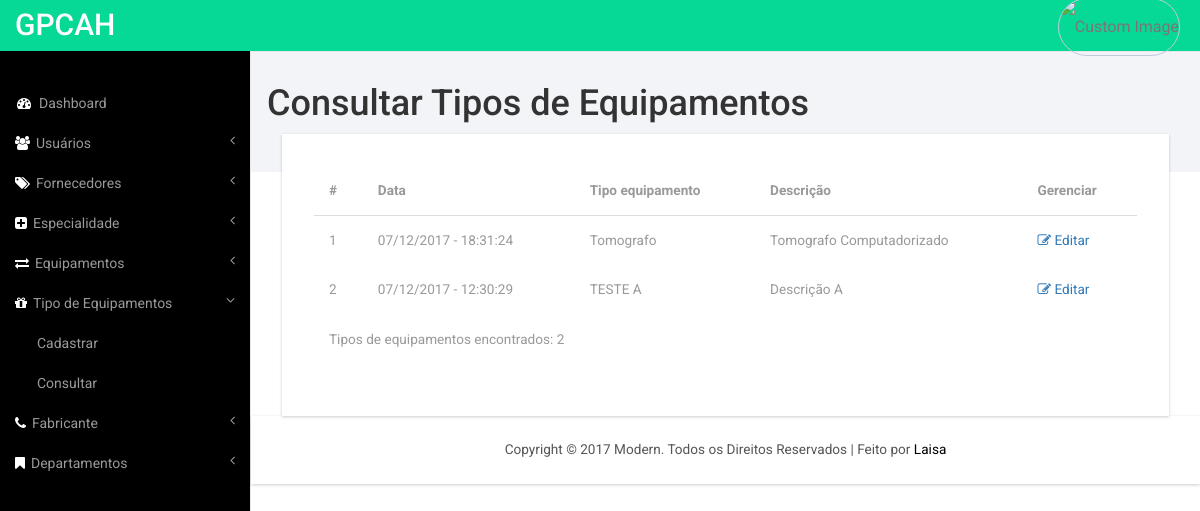
/consultar-tipoequipo.php, run on the app's committed database.
### tables this page shows
CREATE TABLE `tipo_equipamento` (
  `id` int(11) NOT NULL,
  `created_at` timestamp NOT NULL DEFAULT CURRENT_TIMESTAMP,
  `tipo` varchar(100) NOT NULL,
  `descricao` varchar(100) NOT NULL
);

### consultar-tipoequipo.php (the view, shortened to what this page needs)
<?php
  include ('includes/connection.php');
    $queryUsers='SELECT * FROM tipo_equipamento order by created_at desc';
    mysqli_select_db($conn, $db);
     $result = mysqli_query($conn, $queryUsers);
     $nregistros = mysqli_num_rows($result);
?>
<!DOCTYPE HTML>
<html>
<head>
<link href="css/bootstrap.min.css" rel='stylesheet' type='text/css' />
<link href="css/style.css" rel='stylesheet' type='text/css' />
<link href="css/lines.css" rel='stylesheet' type='text/css' />
<link href="css/font-awesome.css" rel="stylesheet">
<link href="css/custom.css" rel="stylesheet">
</head>
<body>
<div id="wrapper">
    <?php include 'includes/navigation.php'; ?>
    <div id="page-wrapper">
        <div class="graphs">
        	<h1>Consultar Tipos de Equipamentos</h1>
    		<div class="content_bottom">
 				    <div class="col-md-12">
					   <div class="bs-example1" data-example-id="contextual-table">
					    <table class="table">
					      <thead>
					        <tr>
					          <th>#</th>
					          <th>Data</th>
					          <th>Tipo equipamento</th>
					          <th>Descrição</th>
					          <th>Gerenciar</th>
					        </tr>
					      </thead>
			              <tfoot>
			               <tr>
			               		<td colspan="7" >Tipos de equipamentos encontrados: <?php echo $nregistros;  ?> </td>
			                </tr>
			              </tfoot>
					      <tbody>
			               <?php
			                  for ($i=0; $i<$nregistros; $i++){
			                    $registro = mysqli_fetch_assoc($result);
                          	     $cadastro ='editar-tipoequipo.php?id='.$registro['id'];
			                      echo'<tr>';
			                          echo'<td class="text-capitalize" id='.$registro['id'].'>'.($i+1) .'</td>';
			                          echo'<td class="text-capitalize">'.date("d/m/Y - H:i:s", strtotime($registro['created_at'])).'</td>';
			                          echo'<td class="text-capitalize">'.utf8_encode($registro['tipo']).'</td>';
			                          echo'<td >'.utf8_encode($registro['descricao']).'</td>';
                          			echo'<td ><a  href="'.$cadastro.'"><i class="fa fa-pencil-square-o" aria-hidden="true"></i> Editar</a></td>';
			                      echo '</tr>';
			                  }
                			?>
					      </tbody>
					    </table>
					   </div>
	 				</div>
        	</div>
    	</div>
    	 <?php include 'includes/footer.php'; ?>
    </div>
</div>
</body>
</html>

### css/style.css (style rules this page uses)
h4, h5, h6, h1, h2, h3 { margin-top: 0; }
html, body { font-family: 'Roboto', sans-serif; font-size: 100%; background:#000; overflow-x: hidden; }
body a { transition:0.5s all; -webkit-transition:0.5s all; -moz-transition:0.5s all; -o-transition:0.5s all; -ms-transition:0.5s all; }
.content_bottom { margin-bottom:1em; }
.map_container, #chart, .span_6, .col_2, .weather_list, .cal1, .skills-info, .stats-info, .r3_counter_box, .activity_box, .bs-example1, .cloud, .copy { -ms-box-shadow: 0 1px 3px 0px rgba(0, 0, 0, 0.2); -o-box-shadow: 0 1px 3px 0px rgba(0, 0, 0, 0.2); -moz-box-shadow: 0 1px 3px 0px rgba(0, 0, 0, 0.2); -webkit-box-shadow: 0 1px 3px 0px rgba(0, 0, 0, 0.2); box-shadow: 0 1px 3px 0px rgba(0, 0, 0, 0.2); }
.graphs { padding: 2em 1em; background: #f2f4f8; font-family: 'Roboto', sans-serif; }
.table > thead > tr > th, .table > tbody > tr > th, .table > tfoot > tr > th, .table > thead > tr > td, .table > tbody > tr > td, .table > tfoot > tr > td { border-top: none !important; }
.bs-example1 { background:#fff; padding:2em; }
.table > thead > tr > th, .table > tbody > tr > th, .table > tfoot > tr > th, .table > thead > tr > td, .table > tbody > tr > td, .table > tfoot > tr > td { font-size: 0.85em; color: #999; }
.table td, .table>tbody>tr>td, .table>tbody>tr>th, .table>tfoot>tr>td, .table>tfoot>tr>th, .table>thead>tr>td, .table>thead>tr>th { padding:15px !important; }
.table > thead > tr > th { border-bottom: 1px solid #ddd !important; }

### css/custom.css (style rules this page uses)
#wrapper { width: 100%; }
#page-wrapper { min-height: 568px; background-color: #fff; }
@media (min-width:768px) { #page-wrapper { position: inherit; margin: 0 0 0 250px; border-left: 1px solid #e7e7e7; } }

### data on the page
tipo_equipamento: created_at "07/12/2017 - 18:31:24", tipo "Tomografo", descricao "Tomografo Computadorizado"
tipo_equipamento: created_at "07/12/2017 - 12:30:29", tipo "TESTE A", descricao "Descrição A"

### other printed values
$nregistros "2"
